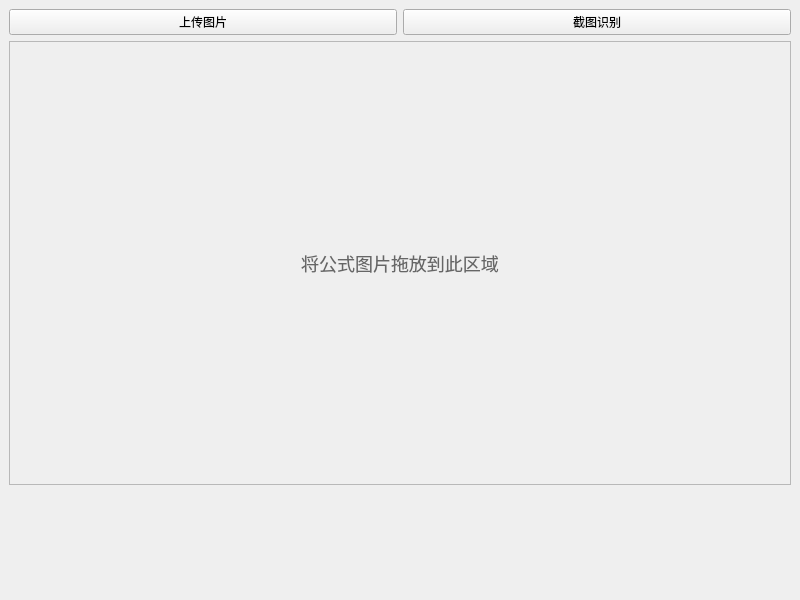
<?xml version="1.0" encoding="UTF-8"?>
<ui version="4.0">
 <class>MainWindow</class>
 <widget class="QMainWindow" name="MainWindow">
  <property name="geometry">
   <rect>
    <x>0</x>
    <y>0</y>
    <width>800</width>
    <height>600</height>
   </rect>
  </property>
  <widget class="QWidget" name="centralwidget">
   <layout class="QVBoxLayout">
    <item>
     <layout class="QHBoxLayout">
      <item>
       <widget class="QPushButton" name="btnUpload">
        <property name="text">
         <string>上传图片</string>
        </property>
       </widget>
      </item>
      <item>
       <widget class="QPushButton" name="captureButton">
        <property name="text">
         <string>截图识别</string>
        </property>
       </widget>
      </item>
     </layout>
    </item>
    <item>
     <widget class="QScrollArea" name="scrollArea">
      <property name="widgetResizable">
       <bool>true</bool>
      </property>
      <property name="alignment">
       <set>Qt::AlignCenter</set>
      </property>
      <widget class="QWidget" name="scrollAreaWidgetContents">
       <layout class="QVBoxLayout">
        <item>
         <widget class="QLabel" name="lblPreview">
          <property name="sizePolicy">
           <sizepolicy hsizetype="Expanding" vsizetype="Expanding">
            <horstretch>0</horstretch>
            <verstretch>0</verstretch>
           </sizepolicy>
          </property>
          <property name="scaledContents">
           <bool>false</bool>
          </property>
          <property name="text">
           <string>将公式图片拖放到此区域</string>
          </property>
          <property name="alignment">
           <set>Qt::AlignCenter</set>
          </property>
          <property name="styleSheet">
           <string notr="true">font-size: 18px; color: #666;</string>
          </property>
         </widget>
        </item>
       </layout>
      </widget>
     </widget>
    </item>
    <item>
     <widget class="QLabel" name="resultLabel">
      <property name="minimumSize">
       <size>
        <width>780</width>
        <height>100</height>
       </size>
      </property>
      <property name="wordWrap">
       <bool>true</bool>
      </property>
      <property name="alignment">
       <set>Qt::AlignTop|Qt::AlignLeft</set>
      </property>
     </widget>
    </item>
   </layout>
  </widget>
 </widget>
 <tabstops>
  <tabstop>btnUpload</tabstop>
  <tabstop>captureButton</tabstop>
 </tabstops>
 <resources/>
 <connections/>
</ui>
